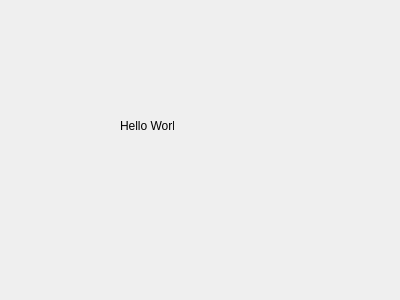
<?xml version="1.0" encoding="UTF-8"?>
<ui version="4.0">
 <class>HelloDialog</class>
 <widget class="QDialog" name="HelloDialog">
  <property name="enabled">
   <bool>true</bool>
  </property>
  <property name="geometry">
   <rect>
    <x>0</x>
    <y>0</y>
    <width>400</width>
    <height>300</height>
   </rect>
  </property>
  <property name="windowTitle">
   <string>Dialog</string>
  </property>
  <widget class="QLabel" name="label">
   <property name="geometry">
    <rect>
     <x>120</x>
     <y>120</y>
     <width>54</width>
     <height>12</height>
    </rect>
   </property>
   <property name="text">
    <string>Hello World!</string>
   </property>
  </widget>
 </widget>
 <resources/>
 <connections/>
</ui>
